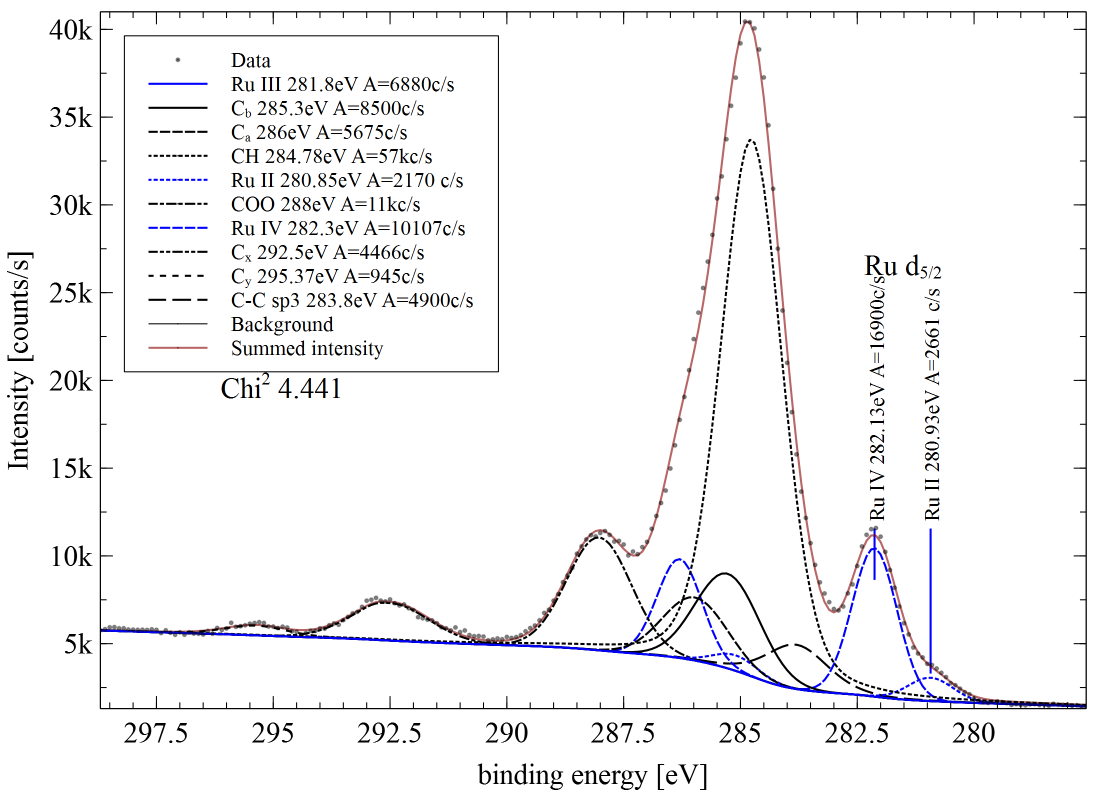
#> input picture lectures/Data/KEMM30_007.png, 2196 x 1618 px, found by its file name (shown at 1/2 size)
$ jupyter execute --allow-errors 13-Day5a.ipynb   (shell and % lines are left out)
#> lines starting #> are read from the running program, lines starting #| are printed output that depends on the picture
# Day 4, Plotting

[cell 1]
import matplotlib.pyplot as plt,os,time,matplotlib;import numpy as np; import pandas as pd
im_path=os.sep.join((os.getcwd(),'pictures',''))
def sho(img,figsize=(12,6)):
    fig,ax=plt.subplots(figsize=figsize)
    img=plt.imread(img)
    ax.imshow(img)
    ax.axis('off')

## Homework

We have a reaction A-> B  with the first order rate constant $6∙10^{-4}$Mol/s.

Read in the spectra A.csv and B.csv from the data folder and make a nice plot (with all labels)
As Inset make a inset (small figure in figure) on the region around 298 nm

[cell 2]
font = {'family' : 'Arial',
    'weight' : 'normal',
    'size'   : 18}
matplotlib.rc('font', **font)
from scipy.interpolate import interp1d

#> (the rest of this cell did not finish here and is left out)

#### original data import and cleaning

[cell 3]
if 0:
    a=pd.read_csv(os.sep.join(['data','CabChamp_0.csv']),sep=',',index_col=0,header=None)
    b=pd.read_csv(os.sep.join(['data','CabChamp_1.csv']),sep=',',index_col=0,header=None)
    def savitzky_golay(y, window_size, order, deriv=0, rate=1):
        import numpy as np
        from math import factorial
        order_range = range(order+1)
        half_window = (window_size -1) // 2
        b = np.mat([[k**i for i in order_range] for k in range(-half_window, half_window+1)])
        m = np.linalg.pinv(b).A[deriv] * rate**deriv * factorial(deriv)
        firstvals = y[0] - np.abs( y[1:half_window+1][::-1] - y[0] )
        lastvals = y[-1] + np.abs(y[-half_window-1:-1][::-1] - y[-1])
        y = np.concatenate((firstvals, y, lastvals))
        return np.convolve( m[::-1], y, mode='valid')
    def Frame_golay(df, window=5, order=2):
        df=df.fillna(0)
        for col in df.columns:#alternative use the "apply function"
            df[col]=savitzky_golay(df[col].values, window, order)
        return df
    a1=Frame_golay(a,15,2)
    b1=Frame_golay(b,3,1)
    dicten={'Complex A original':a.values[:,0],'Complex A':a1.values[:,0],'Complex B original':np.interp(a.index,b.index,b.values[:,0]),'Complex B':np.interp(a.index,b1.index,b1.values[:,0])}
    data=pd.DataFrame(dicten,index=a.index)
    ax=data.plot()
    ax.set_xlim(250,600)
    out_dat=data[['Complex A','Complex B']]
    out_dat=out_dat.loc[250:600]
    #out_dat.to_csv('data'+os.sep+'Iron_carbene_4_3.csv',sep=';')

##### Create vectors or Dataframes that includes the relative concentrations A and B as a function of time.
You can of course use numerical integration to do this, but we have a simple first order reaction here and maybe using a formula might be easier.
In a new figure plot the concentrations as function of time and fill the curve under the line. (Hint: zorder=0-10) is setting the level at which a plot is made.

[cell 4]
time=np.arange(0,10e-9,100e-12)
C={'A':np.exp(-time/2e-9),'B':1-np.exp(-time/2e-9)}
C=pd.DataFrame(C,index=time)
fig,ax=plt.subplots()
C.plot(ax=ax)
ax.set_ylabel('Relative concentration')
ax.set_xlabel('time[s]')
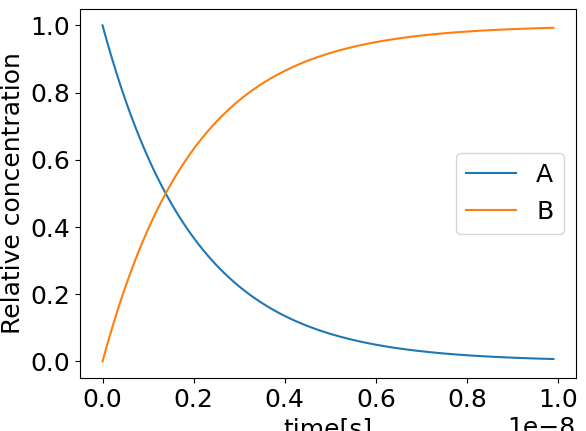
#> figure drawn by matplotlib, 1 panel; curve peaks at x = 0, y = 1; curve peaks at x = 9.9e-09, y = 0.993

Use these concentrations as intensities for the measured spectra to make a linear combination with the measured spectrum and create a 3d plot with the projections (like above). So if $A(\lambda)$ is the spectrum from A, $c_A(t)$ the concentration of A at time t. Then the linear combination is:

$\text{Total Spectrum}(t)=c_A(t) * A(\lambda) + c_B(t) * B(\lambda)$ is the spectrum at time t. If you use vectors for the concentrations as function of time you will get a 2d Matrix that contains the spectra as function of time. You can either use matrix multiplication to achieve this or loop through the time points.

#> (a cell that did not finish here is left out)

# Nerd Alarm

[cell 6]
import this

# Parameter optimization often called: Fitting

[cell 7]
sho(os.sep.join(('pictures','KEMM30_007.png')),figsize=(24,12))
#> in sho, img is the input picture: shape (1618, 2196, 4) float32; mean R, G, B, A 0.743, 0.742, 0.746, 0.783

How do you get there? or better,how do you get there without producing a lot of nonsense
Counting parameter. e.g. 10 peaks, each position, width, intensity =30 parameter plus background. So fitting is about intelligence. Think, $\textbf{optimize}$ the smallest amount of parameter starting with a good guess

[cell 8]
def gauss(x,mu=0.,sigma=1.):
    '''returns a vector that contains the normalized
    and centered gauss function'''
    pre_factor=1/np.sqrt(2*np.pi*(sigma**2))
    exponent=(-0.5/sigma**2)*(np.subtract(x,mu))**2
    return pre_factor*np.exp(exponent)

x=np.arange(-2,2,0.02)
fig,axs=plt.subplots(nrows=1,ncols=3,figsize=(16,6))
out={}
shifts=np.arange(-0.2,0.2,0.01)
for shift in shifts:
    out['%.2f'%shift]=gauss(x,mu=shift,sigma=0.3)
ds=pd.DataFrame(out,index=x)
ds['goal']=pd.Series(gauss(x,mu=0.,sigma=0.3),index=x,name='goal')
ds.iloc[:,:-1].plot(ax=axs[0],alpha=0.5,legend=False)
ds.iloc[:,-1].plot(ax=axs[0],alpha=1,legend=False,lw=3,title='curves')
leg=axs[0].get_legend_handles_labels()
axs[0].legend(leg[0][::5],leg[1][::5],fontsize=12)

diff=(ds.iloc[:,:-1].subtract(ds['goal'],axis=0))
diff.plot(ax=axs[1],legend=False,title='difference')
error=((diff**2).sum(axis='rows'))
axs[2].plot(error.index.values,error.values,'o')
axs[2].set_title('square of difference')

axs[2].set_xticks(axs[2].get_xticks()[::10])
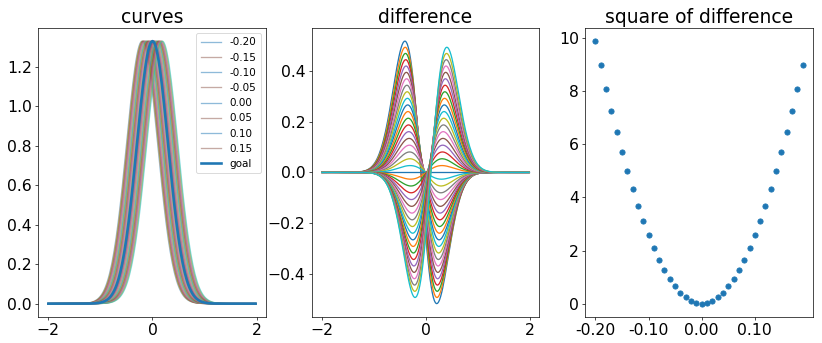
#> figure drawn by matplotlib, 3 panels; panel 1: curve peaks at x = -0.2, y = 1.33; panel 1: curve peaks at x = -0.2, y = 1.33; panel 1: curve peaks at x = -0.18, y = 1.33; panel 2: curve peaks at x = -0.4, y = 0.518

[cell 9]
sho(os.sep.join(['pictures','KEMM30_008.jpg']),figsize=(18,8))
#> call 2 of sho, with img = 'pictures/KEMM30_008.jpg', figsize = (18, 8)
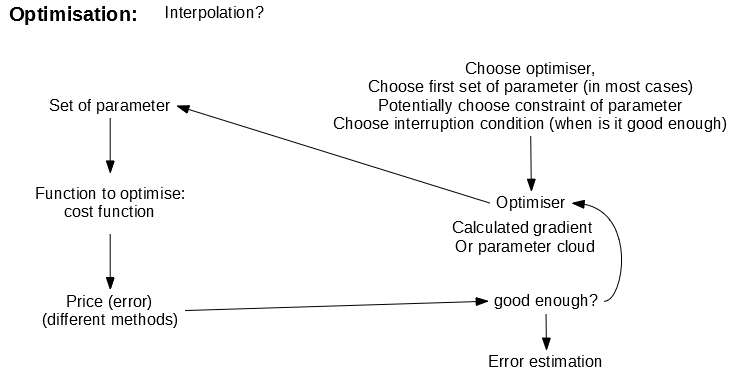
#> input picture lectures/Data/KEMM30_008.jpg, 734 x 384 px, found by its file name
#> in sho, img is the input picture: shape (384, 734, 3); min 0, max 255, mean 246.2

[cell 10]
def gauss(x,mu,sigma,offset=0):
    '''returns a vector that contains the normalized
    and centered gauss function'''
    pre_factor=1/np.sqrt(2*np.pi*(sigma**2))
    exponent=(-0.5/sigma**2)*(np.subtract(x,mu))**2
    return pre_factor*np.exp(exponent)+offset

x=np.linspace(-5,5,200)
y=gauss(x,mu=0.5,sigma=0.5)+0.1*np.random.random(np.shape(x))
fig,ax=plt.subplots()
ax.plot(x,y,'o',ms=2)

from scipy.optimize import curve_fit
popt,pcov = curve_fit(gauss, xdata=x, ydata=y,p0=[1,0.5,0.1])

ax.plot(x, gauss(x, mu=popt[0],sigma=popt[1],offset=popt[2]), 'r-', label='fit')

perr = np.sqrt(np.diag(pcov))
df=pd.DataFrame({'values':popt,'errors':perr},index=['$\mu$','$\sigma$','$x_0$'])
df=df[['values','errors']]
df
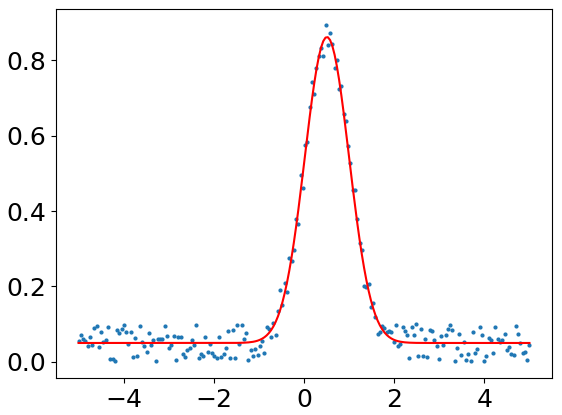
#> figure drawn by matplotlib, 1 panel; curve peaks at x = 0.477, y = 0.892; curve peaks at x = 0.528, y = 0.861

The key bit
```
from scipy.optimize import curve_fit
popt,pcov = curve_fit(gauss, xdata=x, ydata=y,p0=[1,0.5,0.1])
```
curve fit is a least square method that takes a function, the target data and a set of starting parameters, that are in order the parameter after the first.
it returns:
popt = optimized parameter
and
pcov = covariance matrix.
p_sigma = np.sqrt(np.diag(pcov))

[cell 11]
sho(os.sep.join(['pictures','KEMM30_009.jpg']),figsize=(18,8))
#> call 3 of sho, with img = 'pictures/KEMM30_009.jpg', figsize = (18, 8)
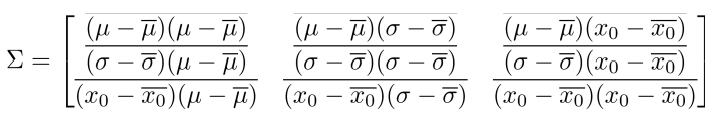
#> input picture lectures/Data/KEMM30_009.jpg, 721 x 130 px, found by its file name
#> in sho, img is the input picture: shape (130, 721, 3); min 0, max 255, mean 239.2
